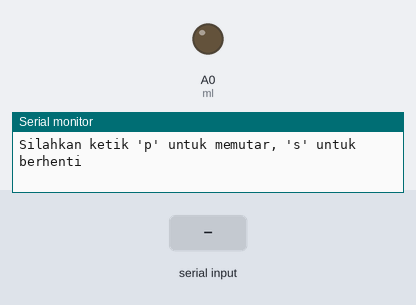
Simulated run of this sketch. Board: Arduino Uno, built with avr-gcc and run on an emulated ATmega328P. Shown: output pins drawn as LEDs (lit = HIGH), the last lines printed to the serial monitor. Inputs (shaded band) come from the test bench.

Above: at 1.2 s.
1.3 s: "s" received over Serial
At 3.3 s:
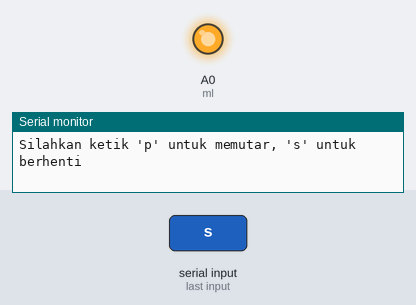
3.8 s: "p" received over Serial
At 5.2 s:
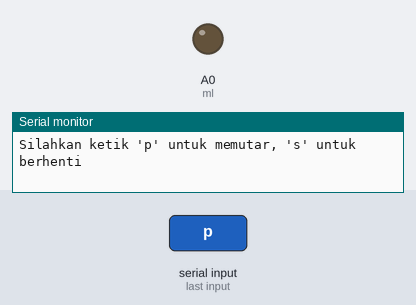
Timing chart, 0 to 6.8 s (numbered marks = the images above; inputs shaded):
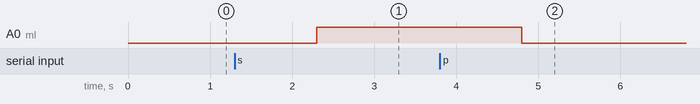

Measured:
- after the input at 1.3 s, A0 (ml): LOW → HIGH after 1.0 s
- after the input at 3.8 s, A0 (ml): HIGH → LOW after 1.0 s

The sketch:

Modul_Bluethooth.ino
```cpp
int ml=A0;
int h=225;
int l=0;
String motion;

void setup (){
  Serial.begin (9600);
  pinMode (ml,OUTPUT);
}
void loop (){
  Serial.println("Silahkan ketik 'p' untuk memutar, 's' untuk berhenti");
  while (Serial.available()==0) {  }

  motion=Serial.readString ();
  if (motion =="p"){
    analogWrite (ml,l);
  }

  if (motion=="s"){
    analogWrite(ml,h);
    delay (1000);
  }
}
```
